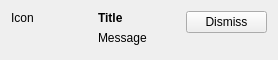
<?xml version="1.0" encoding="UTF-8"?>
<ui version="4.0">
 <class>stackedNotice</class>
 <widget class="QWidget" name="stackedNotice">
  <property name="geometry">
   <rect>
    <x>0</x>
    <y>0</y>
    <width>278</width>
    <height>60</height>
   </rect>
  </property>
  <property name="sizePolicy">
   <sizepolicy hsizetype="Preferred" vsizetype="Expanding">
    <horstretch>0</horstretch>
    <verstretch>0</verstretch>
   </sizepolicy>
  </property>
  <property name="windowTitle">
   <string>stackedNotice</string>
  </property>
  <layout class="QHBoxLayout" name="horizontalLayout">
   <item>
    <layout class="QVBoxLayout" name="verticalLayout">
     <item>
      <widget class="QLabel" name="labelIcon">
       <property name="sizePolicy">
        <sizepolicy hsizetype="Preferred" vsizetype="Preferred">
         <horstretch>0</horstretch>
         <verstretch>0</verstretch>
        </sizepolicy>
       </property>
       <property name="text">
        <string>Icon</string>
       </property>
       <property name="alignment">
        <set>Qt::AlignLeading|Qt::AlignLeft|Qt::AlignTop</set>
       </property>
      </widget>
     </item>
     <item>
      <spacer name="verticalSpacer">
       <property name="orientation">
        <enum>Qt::Vertical</enum>
       </property>
       <property name="sizeHint" stdset="0">
        <size>
         <width>20</width>
         <height>40</height>
        </size>
       </property>
      </spacer>
     </item>
    </layout>
   </item>
   <item>
    <layout class="QVBoxLayout" name="verticalLayout_2">
     <item>
      <widget class="QLabel" name="labelTitle">
       <property name="sizePolicy">
        <sizepolicy hsizetype="Preferred" vsizetype="Preferred">
         <horstretch>0</horstretch>
         <verstretch>0</verstretch>
        </sizepolicy>
       </property>
       <property name="font">
        <font>
         <weight>75</weight>
         <bold>true</bold>
        </font>
       </property>
       <property name="mouseTracking">
        <bool>false</bool>
       </property>
       <property name="text">
        <string>Title</string>
       </property>
       <property name="wordWrap">
        <bool>true</bool>
       </property>
      </widget>
     </item>
     <item>
      <widget class="QLabel" name="labelMsg">
       <property name="sizePolicy">
        <sizepolicy hsizetype="Preferred" vsizetype="MinimumExpanding">
         <horstretch>0</horstretch>
         <verstretch>0</verstretch>
        </sizepolicy>
       </property>
       <property name="text">
        <string>Message</string>
       </property>
       <property name="alignment">
        <set>Qt::AlignLeading|Qt::AlignLeft|Qt::AlignTop</set>
       </property>
       <property name="wordWrap">
        <bool>true</bool>
       </property>
      </widget>
     </item>
    </layout>
   </item>
   <item>
    <layout class="QVBoxLayout" name="verticalLayout_3">
     <item>
      <widget class="QPushButton" name="pushButton">
       <property name="text">
        <string>Dismiss</string>
       </property>
      </widget>
     </item>
     <item>
      <spacer name="verticalSpacer_2">
       <property name="orientation">
        <enum>Qt::Vertical</enum>
       </property>
       <property name="sizeHint" stdset="0">
        <size>
         <width>20</width>
         <height>40</height>
        </size>
       </property>
      </spacer>
     </item>
    </layout>
   </item>
  </layout>
 </widget>
 <resources/>
 <connections/>
</ui>
